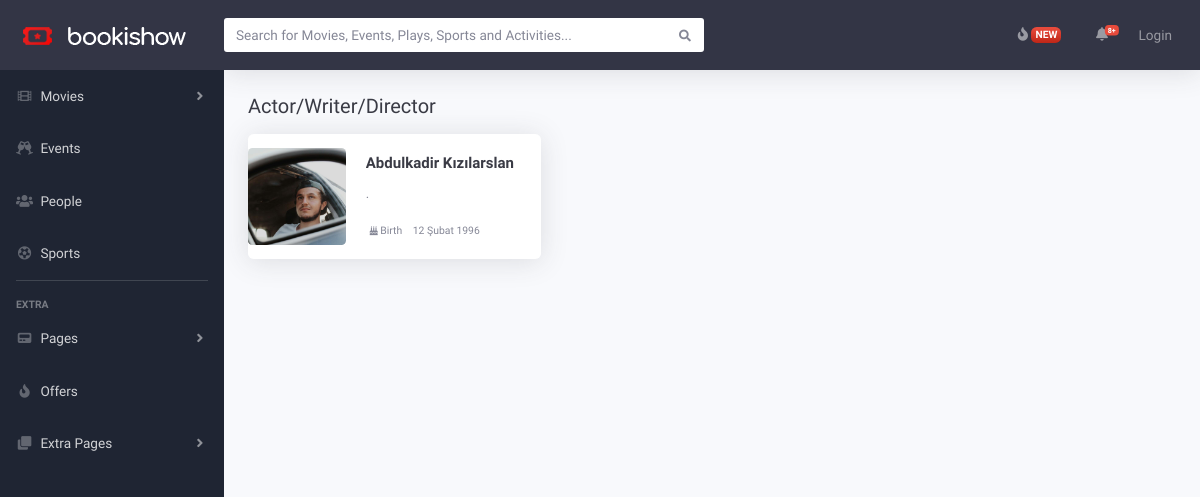
Page /cast/ on the committed database.
### castapp/models.py (models this page shows, shortened)
class Cast(models.Model):
    genders = (
        ('M','Male'),
        ('F','Female'),
    )
    first_name = models.CharField(max_length=100)
    last_name = models.CharField(max_length=100)
    description = models.TextField(max_length=50)
    image = models.ImageField(upload_to='cast-pic')
    gender = models.CharField("Cinsiyet",max_length=1, choices=genders)
    birth = models.DateField()
    location = models.CharField(max_length=50)
    slug = AutoSlugField(populate_from='full_name')
    cast_role = models.ForeignKey(Cast_Role, on_delete = models.CASCADE,verbose_name='Görev')
    @property
    def full_name(self):
        return f"{self.first_name} {self.last_name}"
    full_name.fget.short_description = 'Ad Soyad'

### castapp/views.py (the view)
# urls.py: path('cast/',cast,name='cast'),
def cast(request):
    cast = Cast.objects.all()
    context = {
        'cast':cast,
    }
    return render(request,'people.html',context)

### movieapp/context_processors.py (called while the page is built)
def category_context(request):
    category = Category.objects.all()
    return{'category':category}

### castapp/templates/people.html (shortened to what this page needs)
{% extends "base.html" %}
{% load static %}
{% block content %}
    <div id="page-top">
        <div id="wrapper">
            {% include "partials/_sidebar.html" %}
            <div id="content-wrapper" class="d-flex flex-column">
                <div id="content">
                    {% include "partials/_navbar.html" %}
                    <div class="container-fluid">
                        <div class="d-sm-flex align-items-center justify-content-between mt-4 mb-3">
                            <h1 class="h5 mb-0 text-gray-900">Actor/Writer/Director</h1>
                        </div>
                        <div class="row">
                            <div class="col-xl-12 col-lg-12">
                                <div class="row">
                                    {% for i in cast  %}
                                    <div class="col-xl-4 col-md-6 mb-4">
                                        <div class="card p-card shadow border-0">
                                        <a href="{% url 'cast-detial' i.slug %}">
                                        <div class="row no-gutters">
                                        <div class="col-md-4">
                                        <img src="{{i.image.url}}" class="card-img" alt="...">
                                        </div>
                                        <div class="col-md-8">
                                            <div class="card-body">
                                            <h5 class="card-title text-gray-900">{{i.full_name}}</h5>
                                            <p class="card-text">{{i.description}}</p>
                                            <p class="card-text">
                                                <small>
                                                    <span class="text-muted pr-2">
                                                    <i class="fas fa-birthday-cake fa-sm ml-1"></i>
                                                    Birth</span>
                                                    <span class="text-link">{{i.birth}}</span>
                                                </small>
                                            </p>
                                            </div>
                                        </div>
                                        </div>
                                        </a>
                                        </div>
                                    </div>
                                    {% endfor %}
                                </div>
                            </div>
                        </div>
                    </div>
                </div>
            </div>
        </div>
    </div>
{% endblock content %}

### rows in the picture
Cast: image (picture), full_name "Abdulkadir Kızılarslan", description ".", birth "12 Şubat 1996"
